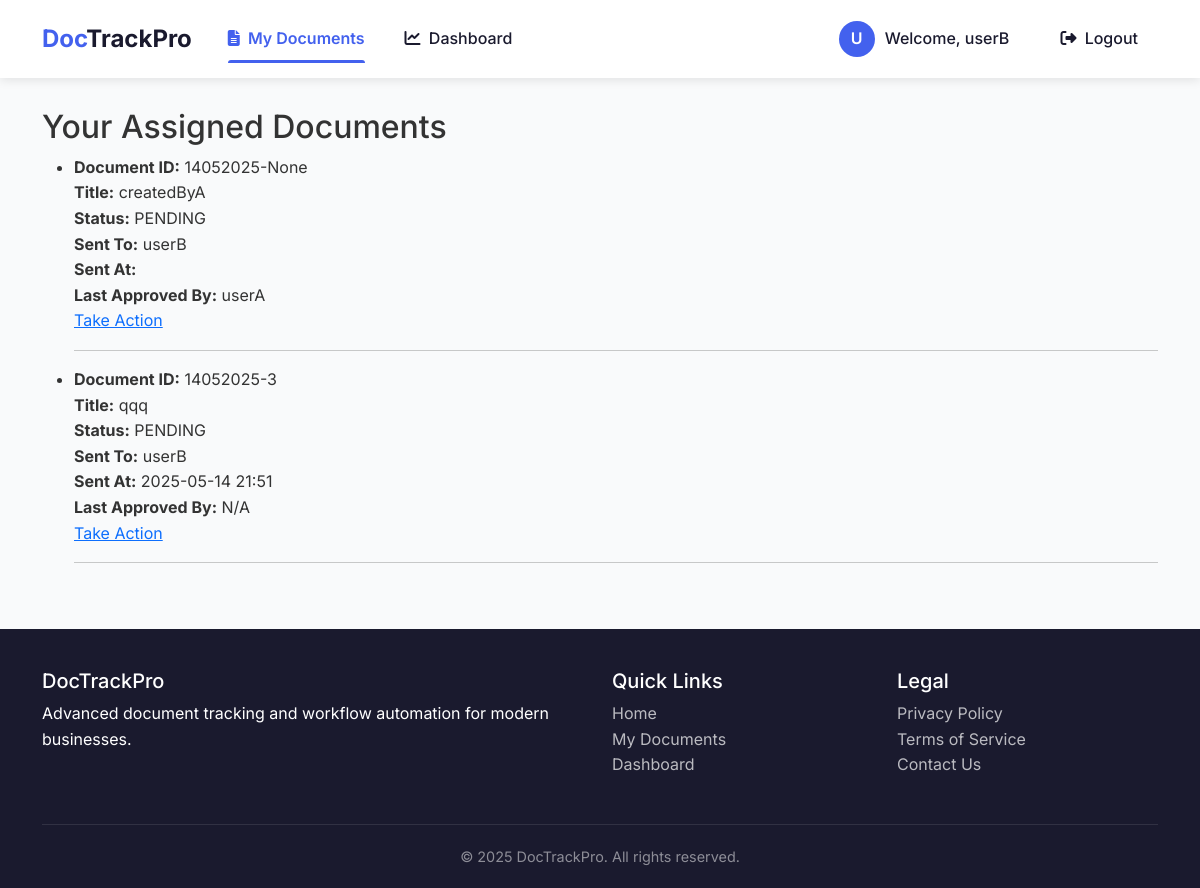
Screenshot of / (signed in) with the database file from the repository.
### tracking/models.py (models this page shows)
class CustomUser(AbstractUser):
    ROLE_CHOICES = [
        ('A', 'User A'),
        ('B', 'User B'),
        ('C', 'User C'),
        ('D', 'User D'),
        ('E', 'User E'),
    ]
    role = models.CharField(max_length=1, choices=ROLE_CHOICES)

class Document(models.Model):
    title = models.CharField(max_length=255)
    content = models.TextField()
    created_by = models.ForeignKey(CustomUser, related_name='created_documents', on_delete=models.CASCADE)
    current_handler = models.ForeignKey(CustomUser, related_name='handling_documents', on_delete=models.SET_NULL, null=True, blank=True)
    status = models.CharField(max_length=20, choices=[
        ('PENDING', 'Pending'),
        ('REJECTED', 'Rejected'),
        ('APPROVED', 'Approved'),
        ('COMPLETED', 'Completed'),
    ], default='PENDING')
    created_at = models.DateTimeField(auto_now_add=True)
    serial_number = models.CharField(max_length=20, unique=True, blank=True, null=True)
    sent_at = models.DateTimeField(null=True, blank=True)
    last_approved_by = models.ForeignKey(
        CustomUser, null=True, blank=True, related_name='last_approver',
        on_delete=models.SET_NULL
    )
    def formatted_doc_id(self):
        return f"{self.created_at.strftime('%d%m%Y')}-{self.serial_number}"

### tracking/views.py (the view)
# urls.py: path('', DocumentListView.as_view(), name='document-list'),
class DocumentListView(LoginRequiredMixin, ListView):
    model = Document
    template_name = 'tracking/document_list.html'
    def get_queryset(self):
        user = self.request.user
        if user.role == 'A':
            return Document.objects.filter(created_by=user)
        return Document.objects.filter(current_handler=user)

### tracking/templates/tracking/document_list.html (shortened to what this page needs)
{% extends "tracking/base.html" %}
{% block content %}
<h2>Your Assigned Documents</h2>
<ul>
    {% for doc in object_list %}
    <li>
        <strong>Document ID:</strong> {{ doc.formatted_doc_id }}<br>
        <strong>Title:</strong> {{ doc.title }}<br>
        <strong>Status:</strong> {{ doc.status }}<br>
        <strong>Sent To:</strong> {{ doc.current_handler.username }}<br>
        <strong>Sent At:</strong> {{ doc.sent_at|date:"Y-m-d H:i" }}<br>
        <strong>Last Approved By:</strong>
        {% if doc.last_approved_by %}
            {{ doc.last_approved_by.username }}
        {% else %}
            N/A
        {% endif %}
        <br>
        {% if request.user == doc.current_handler %}
        <a href="{% url 'document-action' doc.pk %}">Take Action</a>
        {% endif %}
        <hr>
    </li>
    {% endfor %}
</ul>
{% endblock content%}

### tracking/templates/tracking/base.html (shortened to what this page needs)
<!DOCTYPE html>
<html lang="en">
<head>
    <link href="https://cdn.jsdelivr.net/npm/bootstrap@5.3.0/dist/css/bootstrap.min.css" rel="stylesheet">
    <link rel="stylesheet" href="https://cdnjs.cloudflare.com/ajax/libs/font-awesome/6.4.0/css/all.min.css">
</head>
<body>
    <nav class="navbar navbar-expand-lg navbar-light sticky-top">
        <div class="container">
            <a class="navbar-brand" href="{% url 'home' %}"><span>Doc</span>TrackPro</a>
            <div class="collapse navbar-collapse" id="navbarNav">
                <ul class="navbar-nav me-auto">
                    {% if user.is_authenticated %}
                        <li class="nav-item">
                            <a class="nav-link {% if request.resolver_match.url_name == 'document-list' %}active{% endif %}"
                               href="{% url 'document-list' %}">
                                <i class="fas fa-file-alt me-1"></i> My Documents
                            </a>
                        </li>
                        <li class="nav-item">
                            <a class="nav-link {% if request.resolver_match.url_name == 'dashboard' %}active{% endif %}"
                               href="{% url 'dashboard' %}">
                                <i class="fas fa-chart-line me-1"></i> Dashboard
                            </a>
                        </li>
                    {% endif %}
                </ul>
                <ul class="navbar-nav">
                    {% if user.is_authenticated %}
                        <li class="nav-item d-flex align-items-center me-3">
                            <div class="user-avatar">
                                {{ user.username|first|upper }}
                            </div>
                            <span class="navbar-text d-none d-lg-block">Welcome, {{ user.username }}</span>
                        </li>
                        <li class="nav-item">
                            <a class="nav-link" href="{% url 'logout' %}">
                                <i class="fas fa-sign-out-alt me-1"></i> Logout
                            </a>
                        </li>
                    {% else %}
                        <li class="nav-item">
                            <a class="nav-link" href="{% url 'login' %}">
                                <i class="fas fa-sign-in-alt me-1"></i> Login
                            </a>
                        </li>
                    {% endif %}
                </ul>
            </div>
        </div>
    </nav>
    <main class="container">
        {% block content %}{% endblock %}
    </main>
    <footer>
        <div class="container">
            <div class="row">
                <div class="col-md-6">
                    <h5>DocTrackPro</h5>
                    <p>Advanced document tracking and workflow automation for modern businesses.</p>
                </div>
                <div class="col-md-3">
                    <h5>Quick Links</h5>
                    <ul class="list-unstyled footer-links">
                        <li><a href="{% url 'home' %}">Home</a></li>
                        {% if user.is_authenticated %}
                            <li><a href="{% url 'document-list' %}">My Documents</a></li>
                            <li><a href="{% url 'dashboard' %}">Dashboard</a></li>
                        {% else %}
                            <li><a href="{% url 'login' %}">Login</a></li>
                        {% endif %}
                    </ul>
                </div>
                <div class="col-md-3">
                    <h5>Legal</h5>
                    <ul class="list-unstyled footer-links">
                        <li><a href="#">Privacy Policy</a></li>
                        <li><a href="#">Terms of Service</a></li>
                        <li><a href="#">Contact Us</a></li>
                    </ul>
                </div>
            </div>
            <div class="copyright">
                &copy; {% now "Y" %} DocTrackPro. All rights reserved.
            </div>
        </div>
    </footer>
</body>
</html>

### tracking/templates/tracking/base.html (style rules this page uses)
:root { --primary: #4361ee; --primary-dark: #3a56d4; --secondary: #3f37c9; --dark: #1a1a2e; --light: #f8f9fa; --success: #4cc9f0; --warning: #f8961e; --danger: #f72585; }
body { font-family: 'Inter', sans-serif; color: #333; line-height: 1.6; background-color: #f9fafb; min-height: 100vh; display: flex; flex-direction: column; }
.navbar { padding: 15px 0; box-shadow: 0 2px 10px rgba(0,0,0,0.1); background-color: white !important; transition: all 0.3s ease; }
.navbar-brand { font-weight: 700; color: var(--dark) !important; font-size: 1.5rem; }
.navbar-brand span { color: var(--primary); }
.nav-link { font-weight: 500; margin: 0 8px; color: var(--dark) !important; position: relative; padding: 8px 12px !important; border-radius: 6px; transition: all 0.3s ease; }
.nav-link.active { color: var(--primary) !important; font-weight: 600; }
.nav-link.active::after { content: ''; position: absolute; bottom: -3px; left: 12px; right: 12px; height: 3px; background-color: var(--primary); border-radius: 3px 3px 0 0; }
.navbar-text { color: var(--dark) !important; font-weight: 500; margin-right: 15px; }
main { flex: 1; padding-top: 30px; padding-bottom: 50px; }
footer { background-color: var(--dark); color: white; padding: 40px 0 20px; margin-top: auto; }
.footer-links a { color: rgba(255,255,255,0.7); text-decoration: none; transition: all 0.3s ease; }
.copyright { border-top: 1px solid rgba(255,255,255,0.1); padding-top: 20px; margin-top: 30px; text-align: center; color: rgba(255,255,255,0.5); font-size: 0.9rem; }
.user-avatar { width: 36px; height: 36px; border-radius: 50%; background-color: var(--primary); color: white; display: flex; align-items: center; justify-content: center; font-weight: 600; margin-right: 10px; }

### rows the page displays
CustomUser: username|first "U", username "userB"
Document: formatted_doc_id "14052025-None", title "createdByA", status "PENDING", current_handler.username "userB", last_approved_by.username "userA", shows "Take Action"
Document: formatted_doc_id "14052025-3", title "qqq", status "PENDING", current_handler.username "userB", sent_at "2025-05-14 21:51", shows "N/A", shows "Take Action"
